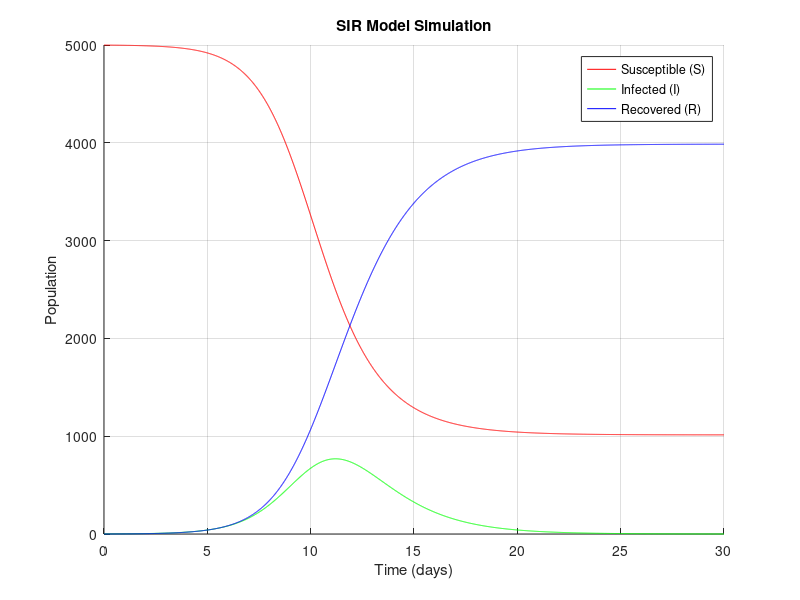

Write the MATLAB code that produced this figure.
clear all;
close all;
clc;

N = 5000; % population
S = zeros(1, N); %Make arrays for S I and R
I = zeros(1, N); 
R = zeros(1, N); 

S(1) = 4999; %Initial values given in problem (starting at 1 not 0 because matlab indexes start at 1)
I(1) = 1;
R(1) = 0;

B = 1.5; %Value of beta given in problem (1/day)
r = 0.75; %Value of recovery rate given in problem (1/day)

deltaT = 0.01; %Value of deltaT given in problem (days)
time = 0:deltaT:30; %Time vector

%Simulation loop
for k = 1:length(time)-1
    S(k+1) = S(k) - ((deltaT) * (B * I(k)) * (S(k))) / N; %Three difference equations solved for in part (c)
    I(k+1) = I(k) + ((deltaT) * (B * I(k)) * (S(k))) / N - (deltaT) * (r) * (I(k));
    R(k+1) = R(k) + (deltaT) * (r) * (I(k));
end

%Plotting results
figure;
hold on; %Keep current plot
plot(time, S(1:length(time)), 'r', 'DisplayName', 'Susceptible (S)'); %plotting S, I, and R curves with labels
plot(time, I(1:length(time)), 'g', 'DisplayName', 'Infected (I)');
plot(time, R(1:length(time)), 'b', 'DisplayName', 'Recovered (R)');
xlabel('Time (days)'); %Axes labels
ylabel('Population');
title('SIR Model Simulation'); %Title of plot
legend show; %Display legend
grid on;